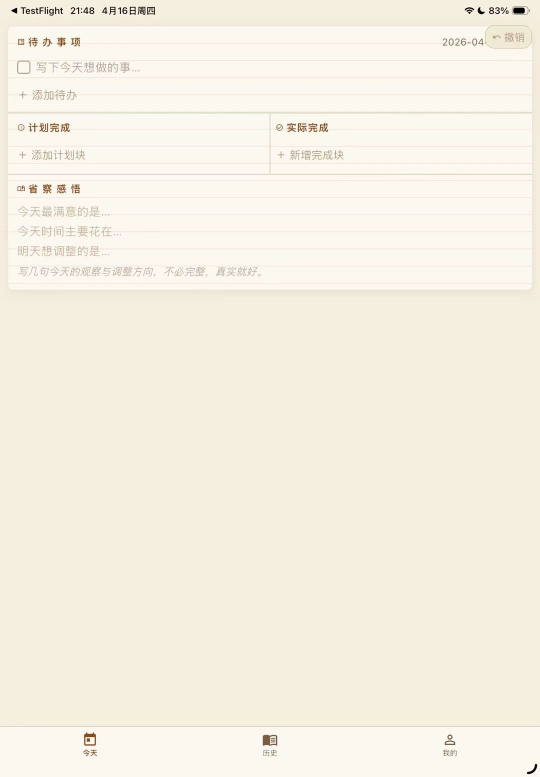
#> input picture image/ipad/1.jpg, 1080 x 1554 px (shown at 1/2 size); its folder holds only this picture in this run
$ python appstore_resize_ipad_screenshots.py
#> lines starting #> are read from the running program, lines starting #| are printed output that depends on the picture
### scripts/appstore_image_utils.py
"""App Store 截屏：按比例缩放并填充至目标像素。"""

from __future__ import annotations

from PIL import Image


def strip_mean_rgb(im: Image.Image, top: bool) -> tuple[int, int, int]:
    """取图像上缘或下缘一条带的平均 RGB（用于填充色）。"""
    w, h = im.size
    band_h = max(1, min(24, h // 8))
    if top:
        box = (0, 0, w, band_h)
    else:
        box = (0, h - band_h, w, h)
    crop = im.crop(box).convert("RGB")
    px = crop.load()
    tw, th = crop.size
    r = g = b = 0
    n = tw * th
    for y in range(th):
        for x in range(tw):
            t = px[x, y]
            r += t[0]
            g += t[1]
            b += t[2]
    return (r // n, g // n, b // n)


def pad_color(im: Image.Image) -> tuple[int, int, int]:
    top = strip_mean_rgb(im, True)
    bottom = strip_mean_rgb(im, False)
    return (
        (top[0] + bottom[0]) // 2,
        (top[1] + bottom[1]) // 2,
        (top[2] + bottom[2]) // 2,
    )


def fit_and_pad(im: Image.Image, target_w: int, target_h: int) -> Image.Image:
    """按比例缩放以完全放入目标矩形，居中后用背景色填充至精确尺寸。"""
    w, h = im.size
    scale = min(target_w / w, target_h / h)
    new_w = max(1, round(w * scale))
    new_h = max(1, round(h * scale))
    resized = im.resize((new_w, new_h), Image.Resampling.LANCZOS)
    fill = pad_color(im)
    out = Image.new("RGB", (target_w, target_h), fill)
    x = (target_w - new_w) // 2
    y = (target_h - new_h) // 2
    if resized.mode in ("RGBA", "P"):
        resized = resized.convert("RGB")
    out.paste(resized, (x, y))
    return out

### scripts/appstore_resize_ipad_screenshots.py
#!/usr/bin/env python3
"""将 iPad 截屏调整为 App Store Connect 要求的精确像素尺寸。"""

from __future__ import annotations

import sys
from pathlib import Path

from PIL import Image

from appstore_image_utils import fit_and_pad


def main() -> int:
    root = Path(__file__).resolve().parent.parent
    ipad_dir = root / "image" / "ipad"
    out_dir = ipad_dir
    inputs = sorted(ipad_dir.glob("*.jpg")) + sorted(ipad_dir.glob("*.jpeg"))
    if not inputs:
        print(f"未找到 JPG: {ipad_dir}", file=sys.stderr)
        return 1

    # 竖屏与横屏（若素材为竖屏，横屏结果上下会有较宽填充，一般仅上传竖屏即可）
    specs = (
        (2064, 2752, "portrait_12.9"),
        (2048, 2732, "portrait_11"),
        (2752, 2064, "landscape_12.9"),
        (2732, 2048, "landscape_11"),
    )

    for path in inputs:
        im = Image.open(path).convert("RGB")
#> im is the input picture: PIL image 1080x1554 RGB; mean R, G, B 246.1, 240.8, 227.5
        stem = path.stem
        for tw, th, label in specs:
            out = fit_and_pad(im, tw, th)
            name = f"{stem}_{tw}x{th}_{label}.png"
            out_path = out_dir / name
            out.save(out_path, "PNG", optimize=True)
            print(f"已写入 {out_path} ({tw}×{th})")
#> this loop made 4 passes
#> pass 1, in strip_mean_rgb, `crop = im.crop(box).convert("RGB")`:
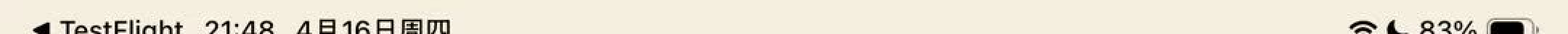
#> crop: PIL image 1080x24 RGB (shown 2 times larger); mean R, G, B 232.3, 226.4, 211.3
#> pass 1, in strip_mean_rgb (call 2), `crop = im.crop(box).convert("RGB")`:
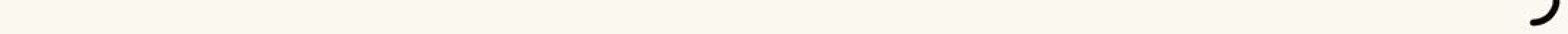
#> crop: PIL image 1080x24 RGB (shown 2 times larger); mean R, G, B 249.8, 246.8, 237.9
#> pass 1, in fit_and_pad, `out = Image.new("RGB", (target_w, target_h), fill)`:
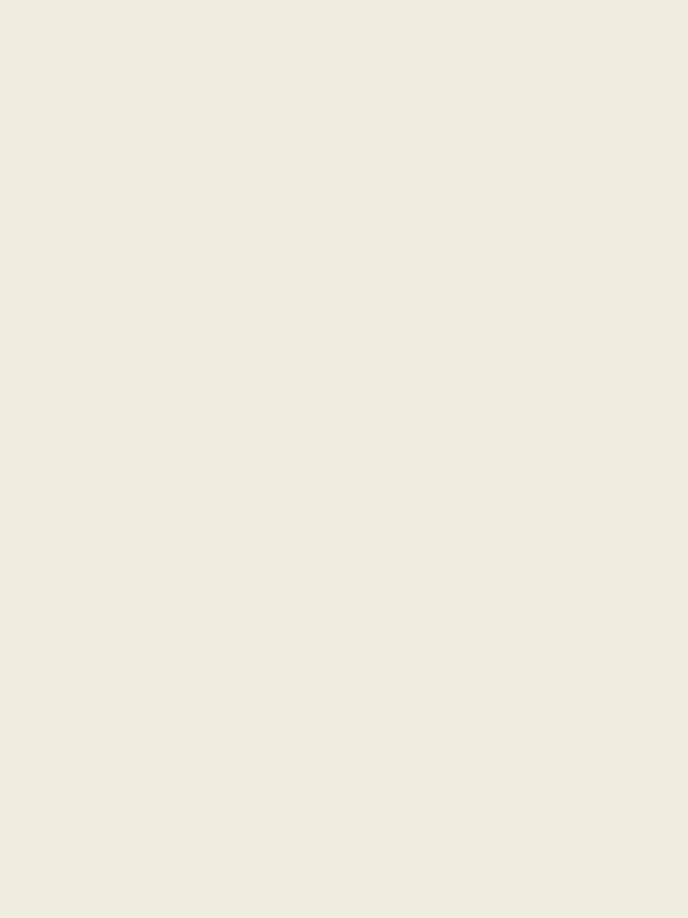
#> out: PIL image 2064x2752 RGB (shown at 1/3 size); mean R, G, B 240, 236, 224
#> after the loop:
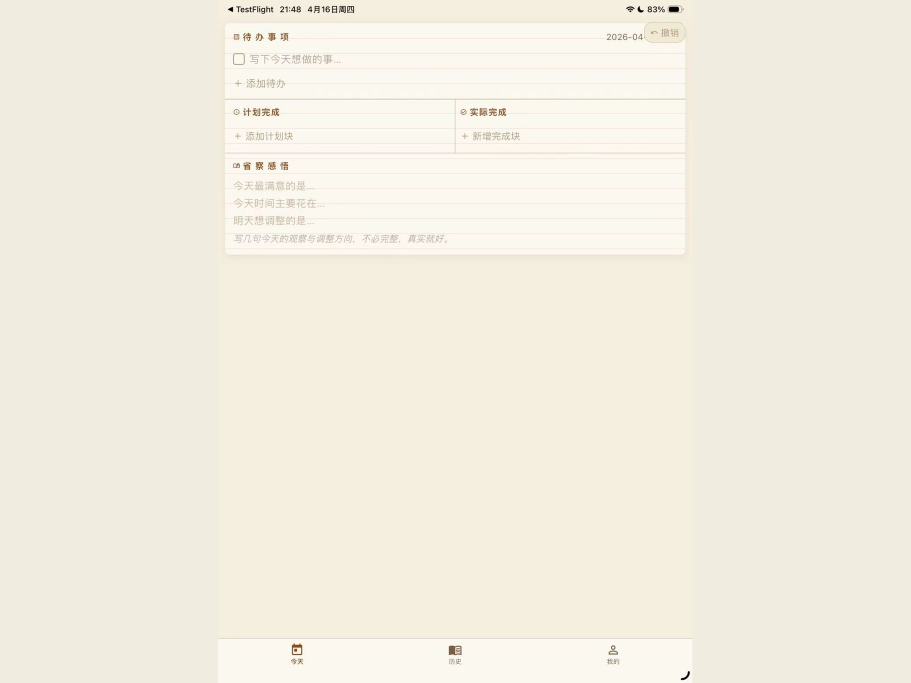
#> out: PIL image 2732x2048 RGB (shown at 1/3 size); mean R, G, B 243.2, 238.5, 225.8

    print(f"完成。输出目录: {out_dir}")
    return 0


if __name__ == "__main__":
    raise SystemExit(main())
#> (the program exits here)
